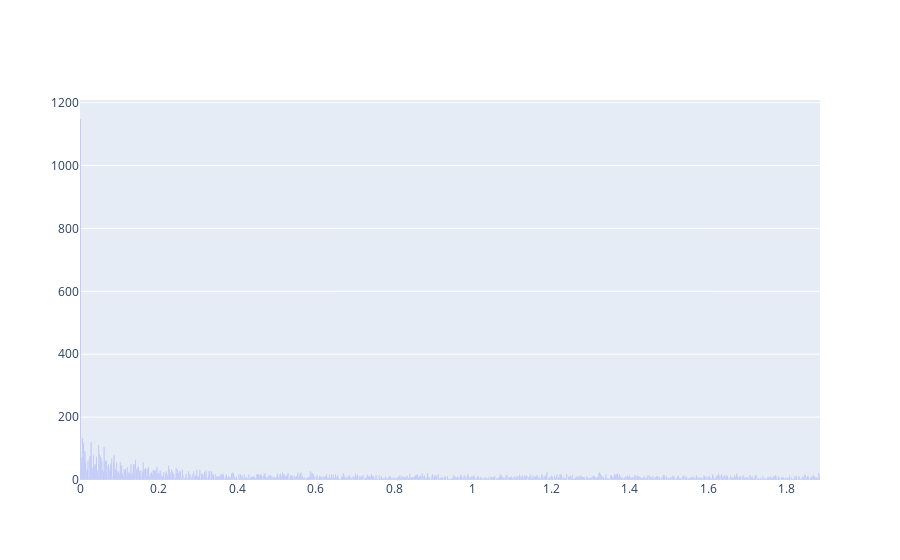

The notebook cell saved with this chart:
### Markdown cell above
#### Fourier transform of absolute acceleration when stationary (due to vibrations)

### Code cell
xf_v0, yf_v0 = calc_fft(df.loc[df['_if_moving']], 'timestamp', '_accelerometer_abs')
plot_fft(xf_v0, yf_v0)

### Figure 1 — Plotly figure (JSON) as saved in the notebook; plotly's stock layout.template omitted (floating-point values rounded to 4 significant figures; data arrays with more than 128 entries replaced by an {"elided": "..."} marker saying what was removed)
{"data": [{"type": "bar", "x": {"elided": "966 float values"}, "y": {"elided": "966 float values"}}], "layout": {}}
